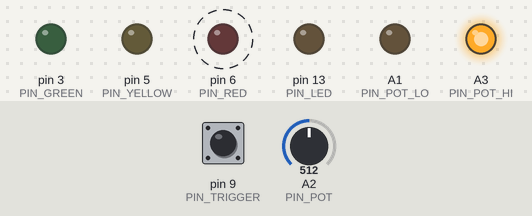
Simulated run of this sketch. Board: Arduino Uno, built with avr-gcc and run on an emulated ATmega328P. Shown: output pins drawn as LEDs (lit = HIGH). Dashed ring = blinking. Inputs (shaded band) come from the test bench; at power-on: A2 (PIN_POT) = 512, pin 9 (PIN_TRIGGER) HIGH.

Above: at 4.87 s.
5.3 s: A2 (PIN_POT) set to 716
8.3 s: pin 9 (PIN_TRIGGER) pulled LOW for 1 s
At 8.47 s:
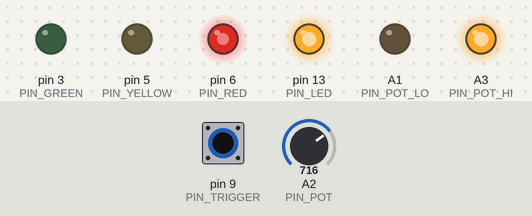
At 8.9 s:
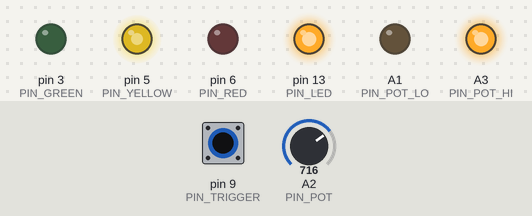
11.3 s: A2 (PIN_POT) set to 900
13.8 s: pin 9 (PIN_TRIGGER) pulled LOW for 0.15 s
At 15.1 s:
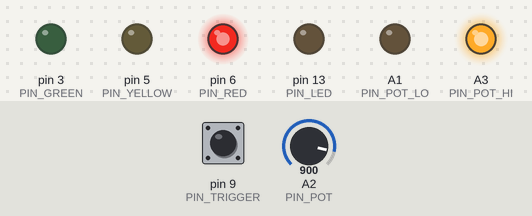
15.4 s: pin 9 (PIN_TRIGGER) pulled LOW for 3.2 s
At 16.0 s:
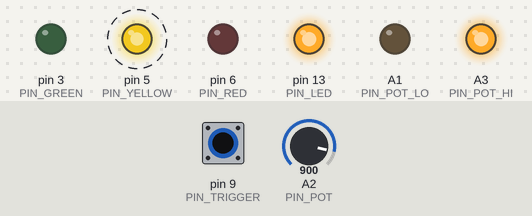
20.1 s: A2 (PIN_POT) set to 240
Timing chart, 0 to 23.2 s (numbered marks = the images above; inputs shaded):
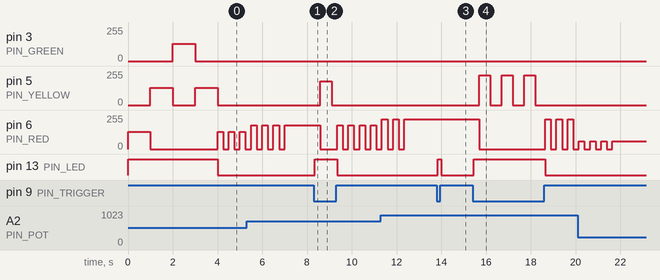

Measured:
- after the input at 8.3 s, pin 5 (PIN_YELLOW): 0/255 → 179/255 after 0.30 s, → 0/255 0.50 s later; pin 6 (PIN_RED): 179/255 → 0/255 after 0.30 s, then repeats every 0.50 s: 179/255 0.25 s, 0/255 0.25 s; pin 13 (PIN_LED): LOW → HIGH after 0.05 s, → LOW 1.0 s later
- after the input at 13.8 s, pin 13 (PIN_LED): LOW → HIGH after 0.05 s, → LOW 0.15 s later
- after the input at 15.4 s, pin 5 (PIN_YELLOW): alternates 225/255 for 0.50 s and 0/255 for 0.50 s, 6 changes in all, then stays 0/255, starting after 0.30 s; pin 6 (PIN_RED): 225/255 → 0/255 after 0.30 s, then repeats every 0.50 s: 225/255 0.25 s, 0/255 0.25 s; pin 13 (PIN_LED): LOW → HIGH after 0.05 s, → LOW 3.2 s later
- by itself, pin 6 (PIN_RED): alternates 179/255 for 0.25 s and 0/255 for 0.25 s, 7 changes in all, then stays 179/255

The sketch:

rallyx_start_light.ino
```cpp
#include "TimerOne.h"

#define PIN_LED     13
#define PIN_RED     6
#define PIN_YELLOW  5
#define PIN_GREEN   3
#define PIN_TRIGGER 9
#define PIN_POT_HI  A3
#define PIN_POT     A2
#define PIN_POT_LO  A1

#define DEBOUNCE_MAX 50 // milliseconds

#define DEBUG 0

#if DEBUG
  #define DEBUG_PRINT(x) Serial.println(x)
#else
  #define DEBUG_PRINT(x)
#endif

enum fsm_state_t {
  STATE_NO_TRIG_WAIT,
  STATE_TRIG_WAIT,
  STATE_YELLOW,
  STATE_GREEN,
  STATE_ABORT
};

enum color_t {
  OFF,
  RED,
  YELLOW,
  GREEN
};

volatile uint32_t ms_time = 0;

void light_color( enum color_t color );
void light(bool r, bool y, bool g);
void loop_delay(void);

void timer1_tick(void)
{
  ms_time++;
}

void setup()
{
  pinMode(PIN_TRIGGER, INPUT_PULLUP);
  pinMode(PIN_LED, OUTPUT);
  pinMode(PIN_GREEN, OUTPUT);
  pinMode(PIN_YELLOW, OUTPUT);
  pinMode(PIN_RED, OUTPUT);

  pinMode(PIN_POT_HI, OUTPUT);
  pinMode(PIN_POT_LO, OUTPUT);
  pinMode(PIN_POT, INPUT);

  digitalWrite(PIN_POT_HI, HIGH);
  digitalWrite(PIN_POT_LO, LOW);

  Serial.begin(115200); // debug output

  DEBUG_PRINT("setup()");

  digitalWrite(PIN_LED, HIGH);

  light_color(RED);
  DEBUG_PRINT("RED");
  delay(1000);
  light_color(YELLOW);
  DEBUG_PRINT("YELLOW");
  delay(1000);
  light_color(GREEN);
  DEBUG_PRINT("GREEN");
  delay(1000);
  light_color(YELLOW);
  DEBUG_PRINT("YELLOW");
  delay(1000);
  light_color(RED);
  DEBUG_PRINT("RED");

  digitalWrite(PIN_LED, LOW);

  // use Timer1 for accurate loop delays
  Timer1.initialize();
  Timer1.attachInterrupt(timer1_tick,1000); // 1ms period
  Timer1.start();
}

void loop()
{
  enum fsm_state_t state = STATE_ABORT;
  int count = 0;
  bool active = false;
  uint8_t debounce_count = 0;

  DEBUG_PRINT("loop()");
  DEBUG_PRINT("STATE_ABORT");

  while(true)
  {
    // debounce input trigger, input is active low
    if( !digitalRead(PIN_TRIGGER) )
    {
      debounce_count = debounce_count < DEBOUNCE_MAX ? debounce_count + 1 : DEBOUNCE_MAX;
    }
    else
    {
      debounce_count = debounce_count > 0 ? debounce_count - 1 : 0;
    }

    if( debounce_count == DEBOUNCE_MAX && active == false)
    {
      active = true;
      digitalWrite(PIN_LED, HIGH);
      DEBUG_PRINT("active = true");
    }

    if( debounce_count == 0 && active == true )
    {
      active = false;
      digitalWrite(PIN_LED, LOW);
      DEBUG_PRINT("active = false");
    }

    switch( state )
    {
      case STATE_NO_TRIG_WAIT:
        // wait for trigger to be deactivated
        light_color(RED);
        count = active ? 0 : count + 1;

        if( count >= 250 )
        {
          count = 0;
          state = STATE_TRIG_WAIT;
          DEBUG_PRINT("STATE_TRIG_WAIT");
        }
        break;

      case STATE_TRIG_WAIT:
        light_color(RED);
        count = active ? count + 1 : 0;

        if( count >= 250 )
        {
           count = 0;
           state = STATE_YELLOW;
          DEBUG_PRINT("STATE_YELLOW");
        }
        break;

      case STATE_YELLOW:
        if( (count % 1000) < 500 )
        {
          light_color(YELLOW);
        }
        else
        {
          light_color(OFF);
        }

        count++;

        if( active == false )
        {
          count = 0;
          state = STATE_ABORT;
          DEBUG_PRINT("STATE_ABORT");
        }
        else if( count >= 3000)
        {
          count = 0;
          state = STATE_GREEN;
          DEBUG_PRINT("STATE_GREEN");
        }
        else
        {
          if( count % 1000 == 0 )
          {
            DEBUG_PRINT(count / 1000);
          }
        }
        break;

      case STATE_GREEN:
        light_color(GREEN);

        count++;

        if( active == false )
        {
          count = 0;
          state = STATE_ABORT;
          DEBUG_PRINT("STATE_ABORT");
        }
        else if( count >= 30000)
        {
          count = 0;
          state = STATE_NO_TRIG_WAIT;
          DEBUG_PRINT("STATE_NO_TRIG_WAIT");
        }
        else
        {
          if( count % 1000 == 0 )
          {
            DEBUG_PRINT(count / 1000);
          }
        }
        break;

      case STATE_ABORT:
      default:
        if( (count % 500) < 250 )
        {
          light_color(RED);
        }
        else
        {
          light_color(OFF);
        }

        count++;

        if( count >= 3000 )
        {
          count = 0;
          state = STATE_NO_TRIG_WAIT;
          DEBUG_PRINT("STATE_NO_TRIG_WAIT");
        }
        else
        {
          if( count % 1000 == 0 )
          {
            DEBUG_PRINT(count / 1000);
          }
        }
        break;
    }

    // loop executes once per millisecond
    loop_delay();
  }
}

void loop_delay(void)
{
  static uint32_t t = 0;
  while(t == ms_time);
  t = ms_time;
}

void light_color( enum color_t color )
{
  switch( color )
  {
    case RED:
      light(1,0,0);
      break;
    case YELLOW:
      light(0,1,0);
      break;
    case GREEN:
      light(0,0,1);
      break;
    case OFF:
      light(0,0,0);
      break;
  }
}

void light(bool r, bool y, bool g)
{
  uint16_t pwm = analogRead(PIN_POT);
  pwm = pwm >> 2;
  // bound limits so we have a min light and at max the full output is used.
  if( pwm > 245 )
  {
    pwm = 255;
  }
  else if( pwm < 10 )
  {
    pwm = 10;
  }
  // pwm is a 10bit value, shift it down to 8bit output
  analogWrite(PIN_RED, pwm * r);
  analogWrite(PIN_YELLOW, pwm * y);
  analogWrite(PIN_GREEN, pwm * g);
}
```
